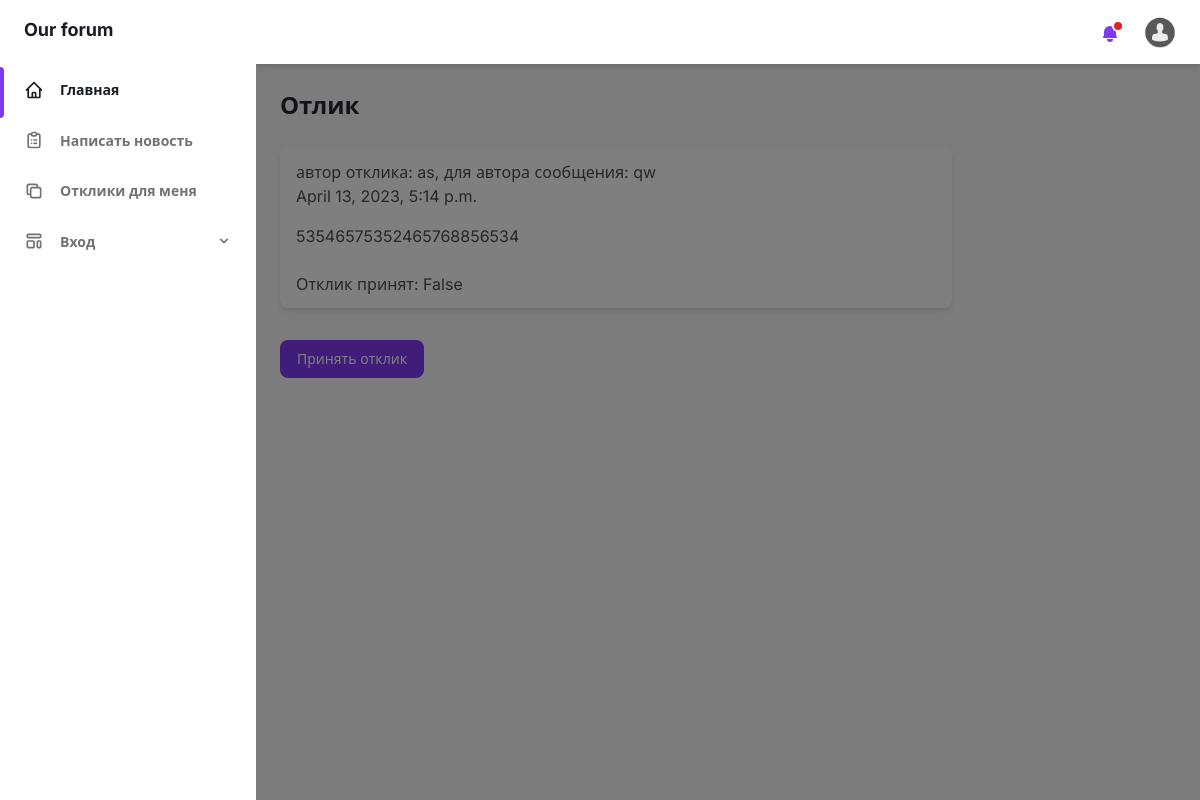
The app's page /posts/19/ (signed in), older data.
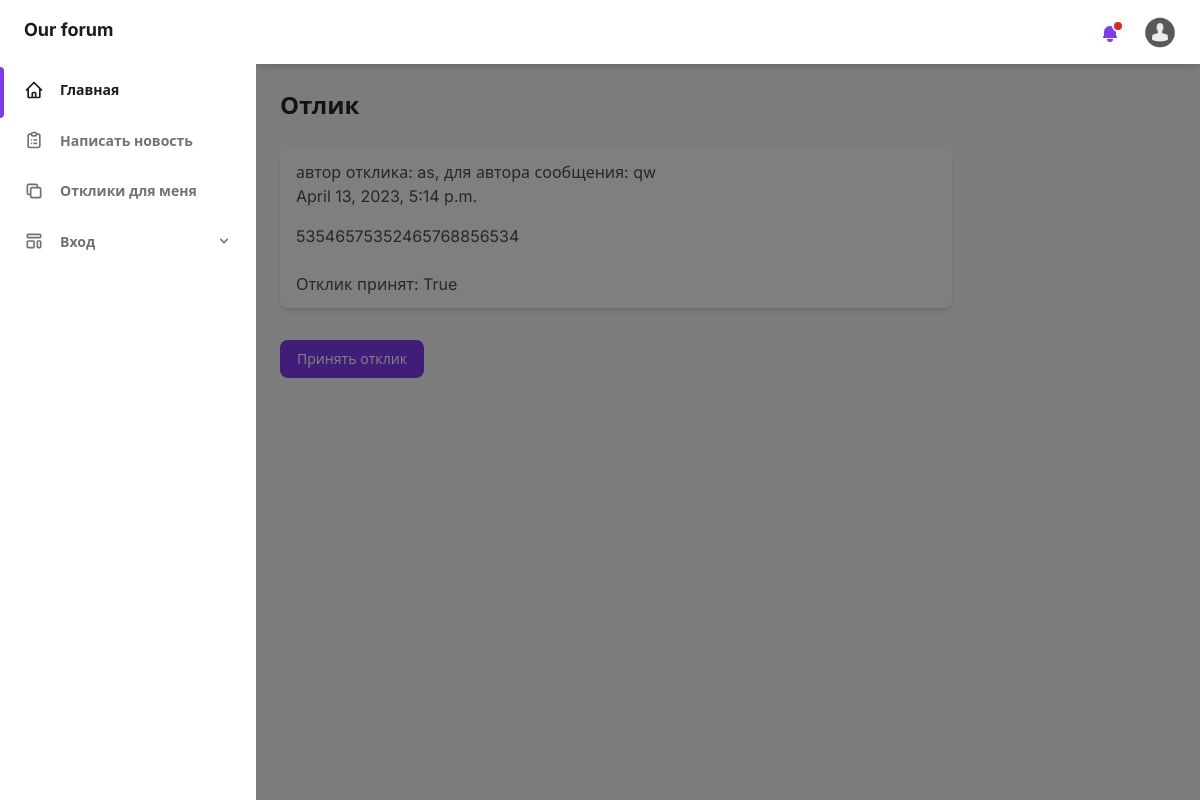
The same page, newer data.
### board/models.py (models this page shows, shortened)
class Post(models.Model):
    postAuthor = models.ForeignKey(User, on_delete=models.CASCADE)
    postToMessage = models.ForeignKey(Message, on_delete=models.CASCADE)
    postText = models.TextField()
    postAccepted = models.BooleanField(default=False)
    postDateTime = models.DateTimeField(auto_now_add=True)

class Message(models.Model):
    author = models.ForeignKey(User, on_delete=models.CASCADE)
    messageDateTime = models.DateTimeField(auto_now_add=True)
    messageTitle = models.CharField(max_length=50)
    messageText = models.TextField()
    imageName = models.CharField(max_length=15, default='image')
    messageImage = models.ImageField(upload_to='images/', null=True, blank=True, verbose_name="")
    imageVideo = models.CharField(max_length=15, default='video')
    messageVideo = models.FileField(upload_to='videos/', null=True, blank=True, verbose_name="")
    messageCategory = models.CharField(max_length=4, choices=msg_types, default=damage_dealer)

### board/views.py (the view)
# urls.py: path('posts/<int:pk>/', PostDetails.as_view(), name='post_details'),
class PostDetails(DetailView):
    template_name = 'post_details.html'
    queryset = Post.objects.all()

### templates/post_details.html (shortened to what this page needs)
{% extends 'flatpages/default.html' %}
{% load static %}
{% block content %}
        <main class="h-full pb-16 overflow-y-auto">
          <div class="container grid px-6 mx-auto">
            <h2
              class="my-6 text-2xl font-semibold text-gray-700 dark:text-gray-200"
            >
              Отлик
            </h2>
            <div
              class="max-w-2xl px-4 py-3 mb-8 bg-white rounded-lg shadow-md dark:bg-gray-800"
            >
              <p class="mb-4 text-gray-600 dark:text-gray-400">
                <span>автор отклика: {{ post.postAuthor.username }}</span>, <span>для автора сообщения: {{ post.postToMessage.author.username }}</span><br>
                <span>{{ post.postDateTime }}</span><br>
              </p>
              <p class="text-gray-600 dark:text-gray-400">
                {{ post.postText }}
              </p>
              <p class="text-gray-600 dark:text-gray-400">
                <br>
                Отклик принят: {{post.postAccepted }}
                </p>
            </div>
            <div>
                <button
                  class="px-4 py-2 text-sm font-medium leading-5 text-white transition-colors duration-150 bg-purple-600
                    border border-transparent rounded-lg active:bg-purple-600 hover:bg-purple-700 focus:outline-none
                    focus:shadow-outline-purple">
                <a href="{% url 'post_approve' post.id %}">Принять отклик</a>
                </button>
            </div>
          </div>
        </main>
{% endblock content %}

Row changes from the older to the newer data that the page shows:
changed Post "as": postAccepted "False" → "True"
